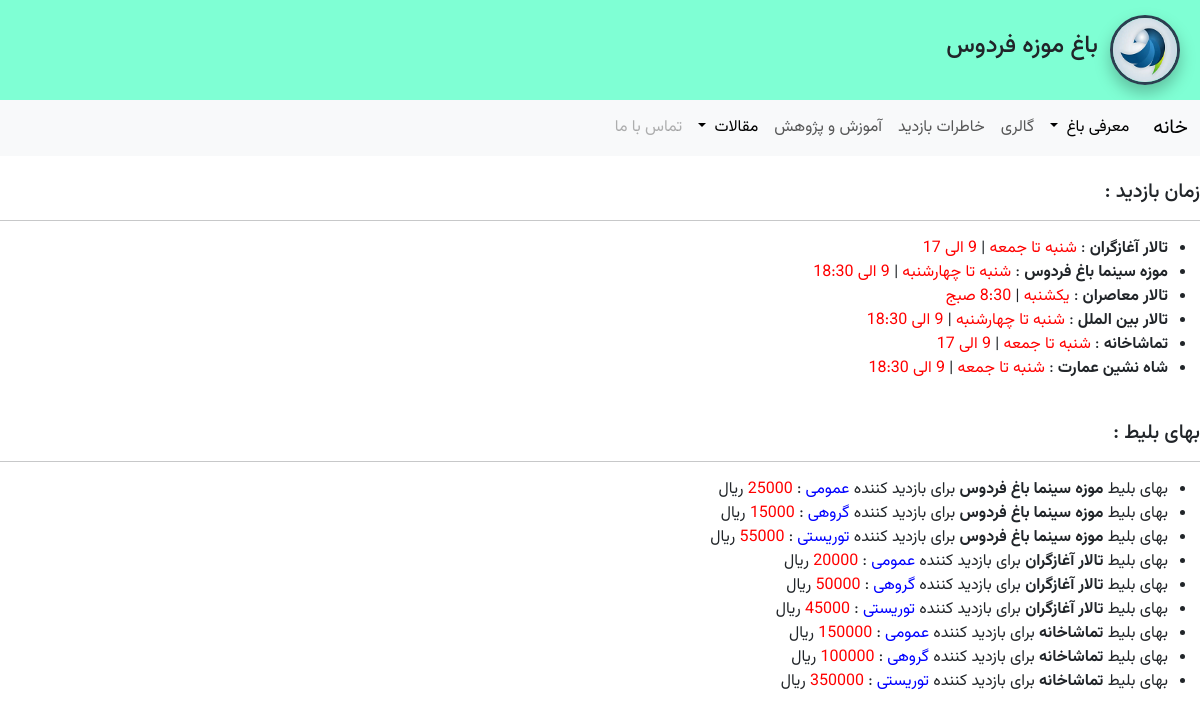
/places/visiting_schedule, run on an earlier commit of the app's database.
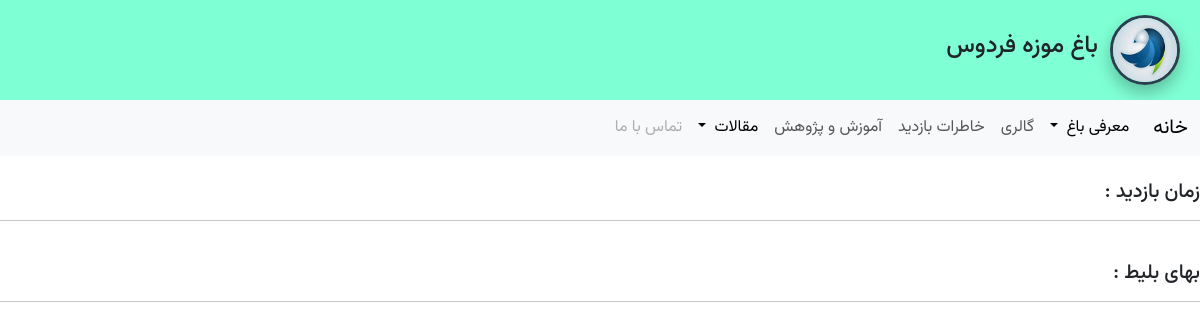
And on a later commit of the database.
### apps/places/models.py (models this page shows, shortened)
class Place(models.Model):
    title = models.CharField(max_length=100 , verbose_name='نام مکان')
    description = models.TextField(verbose_name='توضیحات' , default='description')
    image = models.ImageField(upload_to='images/places/', verbose_name='تصویر')
    visiting_day = models.CharField(max_length=100,verbose_name='روزهای بازدید')
    visiting_hour = models.CharField(max_length=100 , verbose_name='ساعت بازدید')
    ruls = models.TextField(verbose_name='قوانین')
    register_date = models.DateTimeField(default=timezone.now,verbose_name='تاریخ و زمان ثبت')
    def __str__(self):
        return self.title
    class Meta:
        verbose_name = 'مکان'
        verbose_name_plural = 'مکان ها'
        db_table = 't_Places'

class TicketPrice(models.Model):
    place = models.ForeignKey(Place,on_delete=models.CASCADE,verbose_name='مکان')
    visitor_type = models.ForeignKey(VisitorsType,on_delete=models.CASCADE,verbose_name='گروه بازدید')
    price = models.IntegerField(default=0 , verbose_name='بهای بلیط')
    class Meta:
        verbose_name = 'قیمت'
        verbose_name_plural ='قیمت ها'
        db_table = 't_ticket_price'

class VisitorsType(models.Model):
    type_name = models.CharField(max_length=100 , verbose_name='نوع بازدید کننده')
    def __str__(self):
        return self.type_name
    class Meta:
        verbose_name = ' نوع بازدید کننده'
        verbose_name_plural ='بازدید کنندگان'
        db_table = 't_visitors_type'

### apps/places/views.py (the view)
# urls.py: path('visiting_schedule',views.visiting_schedule , name = 'visiting_schedule'),
def visiting_schedule (request):
   place = Place.objects.all()
   price = TicketPrice.objects.all()
   context ={
       'place' :place,
       'price' :price
   }
   return render ( request ,'place_app/visiting_schedule.html',context)

### apps/main/views.py (called while the page is built)
def media_admin(request):
    return {'media_url':settings.MEDIA_URL,}

### templates/place_app/visiting_schedule.html (shortened to what this page needs)
{% extends 'base.html' %}
{% block content %}
    <h5> زمان بازدید :</h5>
    <hr>
    <ul>
        {% for place in place %}
        <li>
             <strong>{{place.title}}</strong> : <span class="value1">{{place.visiting_day}}</span>  |
                                                <span class="value1">{{place.visiting_hour}}</span>
        </li>
        {% endfor %}
    </ul>
    <br>
    <h5> بهای بلیط : </h5>
    <hr>
    <ul>
        {% for price in price %}
        <li>
            <span>بهای بلیط </span>
             <strong>{{price.place}}</strong>
             <span>برای بازدید کننده</span>
             <span class="value2">{{price.visitor_type}}</span>
             <span> : </span>
             <span class="value1">{{price.price}}</span>
             <span> ریال </span>
        </li>
        {% endfor %}
    </ul>
{% endblock content %}

What changed in the data, as far as the page shows it:
removed Place: title "تالار آغازگران", visiting_day "شنبه تا جمعه", visiting_hour "9 الی 17"
removed Place: title "موزه سینما باغ فردوس", visiting_day "شنبه تا چهارشنبه", visiting_hour "9 الی 18:30"
removed Place: title "تالار معاصران", visiting_day "یکشنبه", visiting_hour "8:30 صبج"
removed Place: title "تالار بین الملل", visiting_day "شنبه تا چهارشنبه", visiting_hour "9 الی 18:30"
removed Place: title "تماشاخانه", visiting_day "شنبه تا جمعه", visiting_hour "9 الی 17"
removed Place: title "شاه نشین عمارت", visiting_day "شنبه تا جمعه", visiting_hour "9 الی 18:30"
removed TicketPrice: place "موزه سینما باغ فردوس", visitor_type "عمومی", price "25000"
removed TicketPrice: place "موزه سینما باغ فردوس", visitor_type "گروهی", price "15000"
removed TicketPrice: place "موزه سینما باغ فردوس", visitor_type "توریستی", price "55000"
removed TicketPrice: place "تالار آغازگران", visitor_type "عمومی", price "20000"
removed TicketPrice: place "تالار آغازگران", visitor_type "گروهی", price "50000"
removed TicketPrice: place "تالار آغازگران", visitor_type "توریستی", price "45000"
removed TicketPrice: place "تماشاخانه", visitor_type "عمومی", price "150000"
removed TicketPrice: place "تماشاخانه", visitor_type "گروهی", price "100000"
removed TicketPrice: place "تماشاخانه", visitor_type "توریستی", price "350000"
